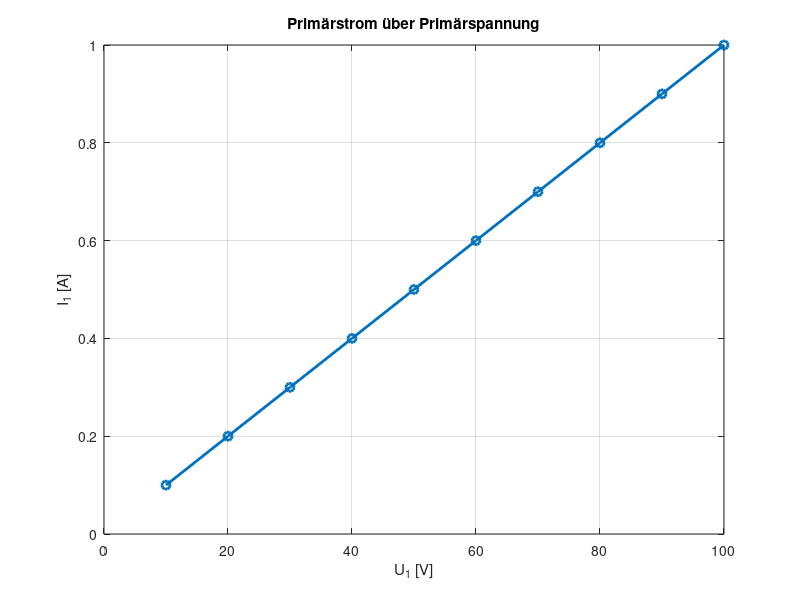
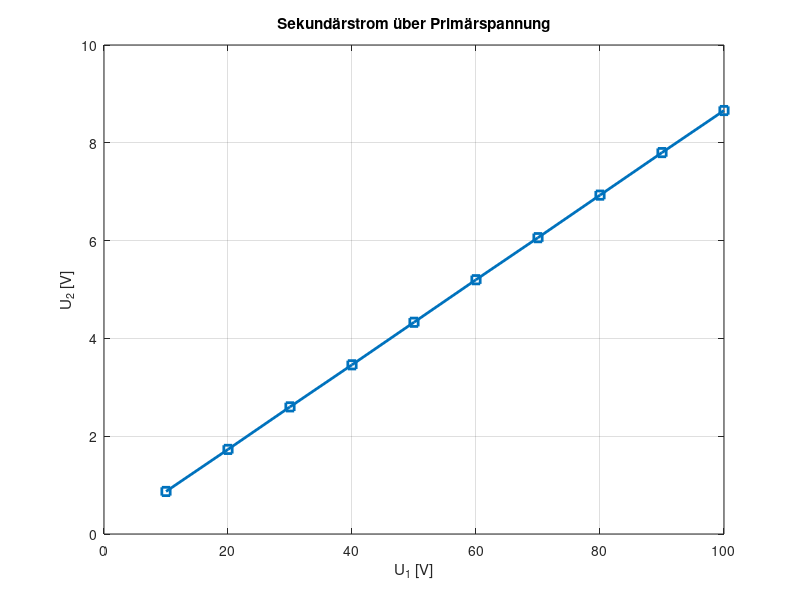
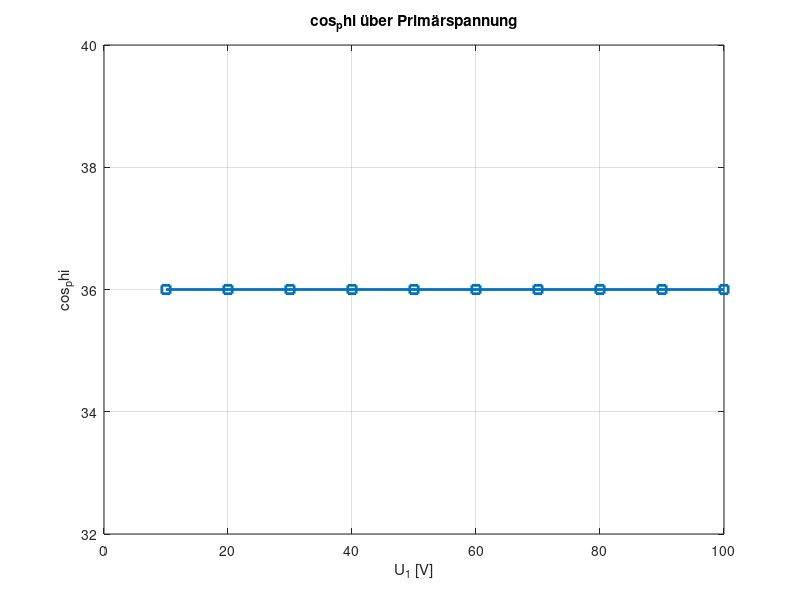

The MATLAB source for these figures, in order:
% ==========================================
% Messwerte eingeben
% ==========================================
% U1 = Primärspannung
% I1k = Primärstrom
% U2 = Sekundärspannung
% I2 = Sekundärstrom

U1 = [10 20 30 40 50 60 70 80 90 100]
I1k = [0.1 0.2 0.3 0.4 0.5 0.6 0.7 0.8 0.9 1]
I2k = [0.87 1.73 2.6 3.46 4.33 5.2 6.06 6.93 7.8 8.66]
cos_phi = [36 36 36 36 36 36 36 36 36 36]



% ==========================================
% Diagramm 1: I1k über U1
% ==========================================
figure;
plot(U1, I1k, '-o', 'LineWidth', 2);
grid on;
xlabel('U_1 [V]');
ylabel('I_1 [A]');
title('Primärstrom über Primärspannung');

% ==========================================
% Diagramm 2: U2 über U1
% ==========================================
figure;
plot(U1, I2k, '-s', 'LineWidth', 2);
grid on;
xlabel('U_1 [V]');
ylabel('U_2 [V]');
title('Sekundärstrom über Primärspannung');

% ==========================================
% Diagramm 4: Leistungsfaktor cosphi
% ==========================================
figure;
plot(U1, cos_phi, '-s', 'LineWidth', 2);
grid on;
xlabel('U_1 [V]');
ylabel('cos_phi');
title('cos_phi über Primärspannung');
